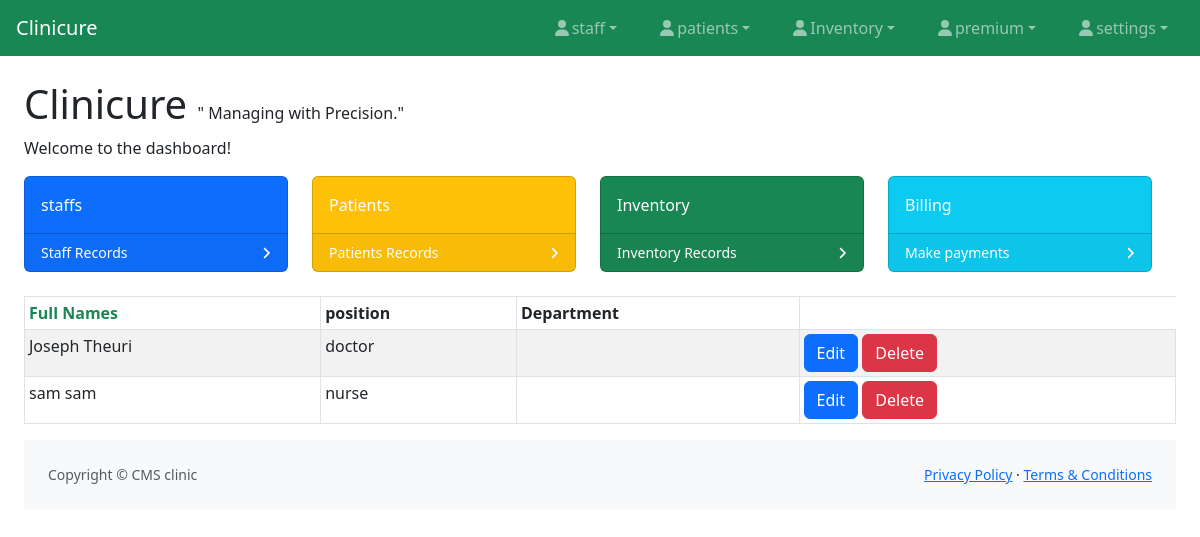
Before: /staff/ with the older database file.
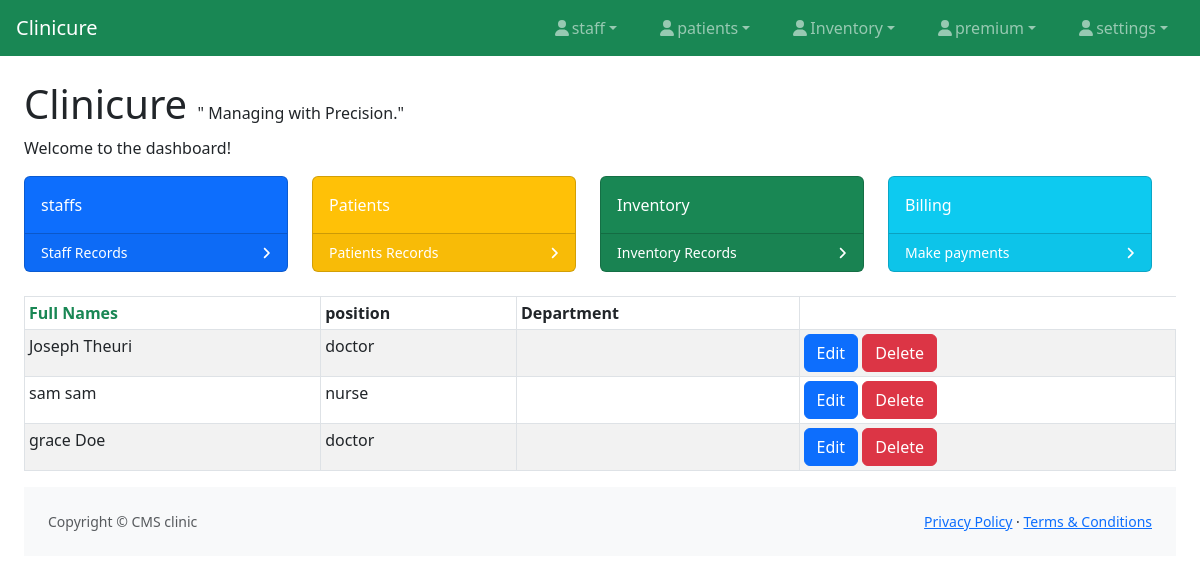
After: the same page with the newer database file.
### staff/models.py (models this page shows, shortened)
class staffs(models.Model):
    POSITION_CHOICES = [
        ('doctor', 'Doctor'),
        ('nurse', 'Nurse'),
        ('receptionist', 'Administrator'),
        ('pharmacy', 'Pharmacist')
    ]
    full_name = models.CharField(max_length=100, blank=True, null=True)
    position = models.CharField(max_length=20, choices=POSITION_CHOICES, default='doctor')

### staff/views.py (the view)
# urls.py: path('', views.view_staff, name="view_staff"),
def view_staff(request):
    staff= staffs.objects.all()
    return render(request, 'view_staff.html', {'staff':staff})

### staff/templates/view_staff.html
{% extends 'base.html' %}
{% block body %}
<table class="table table-striped table-bordered table-sm">
    <thead class="thead-dark text-success">
    <tr>
        <th class="text-success">Full Names</th>
        <th>position</th>
        <th>Department</th>
    </tr>
    </thead>
    <tbody>
{% for y in staff %}
    <tr>
        <td>{{ y.full_name }}</td>
        <td>{{ y.position }}</td>
        <td>{{ y.department }}</td>
             <td>
            <a href="{% url 'staff:update_staff' y.id %}" class="btn btn-primary"><span class="glyphicon glyphicon-pencil" >Edit</span></a>
            <a href="{% url 'staff:delete_staff' y.id %}" class="btn btn-danger">Delete</a>
        </td>
    </tr>
{% endfor %}
    </tbody>
</table>
{% endblock %}

Changed rows visible on the page:
added staffs: full_name "grace Doe", position "doctor"
